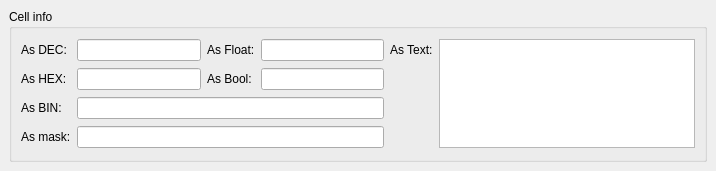
<?xml version="1.0" encoding="UTF-8"?>
<ui version="4.0">
 <class>dockWidgetCellData</class>
 <widget class="QDockWidget" name="dockWidgetCellData">
  <property name="geometry">
   <rect>
    <x>0</x>
    <y>0</y>
    <width>716</width>
    <height>171</height>
   </rect>
  </property>
  <property name="contextMenuPolicy">
   <enum>Qt::NoContextMenu</enum>
  </property>
  <property name="floating">
   <bool>false</bool>
  </property>
  <property name="features">
   <set>QDockWidget::NoDockWidgetFeatures</set>
  </property>
  <widget class="QWidget" name="dockWidgetContents">
   <layout class="QGridLayout" name="gridLayout">
    <item row="0" column="0">
     <widget class="QGroupBox" name="groupBox">
      <property name="title">
       <string>Cell info</string>
      </property>
      <property name="flat">
       <bool>false</bool>
      </property>
      <layout class="QGridLayout" name="gridLayout_2">
       <item row="0" column="0">
        <widget class="QLabel" name="label">
         <property name="text">
          <string>As DEC: </string>
         </property>
        </widget>
       </item>
       <item row="0" column="1">
        <widget class="QLineEdit" name="lineEditDec">
         <property name="acceptDrops">
          <bool>false</bool>
         </property>
         <property name="maxLength">
          <number>12</number>
         </property>
         <property name="readOnly">
          <bool>true</bool>
         </property>
        </widget>
       </item>
       <item row="1" column="0">
        <widget class="QLabel" name="label_5">
         <property name="text">
          <string>As HEX:</string>
         </property>
        </widget>
       </item>
       <item row="1" column="1">
        <widget class="QLineEdit" name="lineEditHex">
         <property name="acceptDrops">
          <bool>false</bool>
         </property>
         <property name="maxLength">
          <number>10</number>
         </property>
         <property name="readOnly">
          <bool>true</bool>
         </property>
        </widget>
       </item>
       <item row="2" column="0">
        <widget class="QLabel" name="label_6">
         <property name="text">
          <string>As BIN:</string>
         </property>
        </widget>
       </item>
       <item row="2" column="1" colspan="3">
        <widget class="QLineEdit" name="lineEditBin">
         <property name="acceptDrops">
          <bool>false</bool>
         </property>
         <property name="text">
          <string/>
         </property>
         <property name="maxLength">
          <number>34</number>
         </property>
         <property name="readOnly">
          <bool>true</bool>
         </property>
        </widget>
       </item>
       <item row="3" column="0">
        <widget class="QLabel" name="label_7">
         <property name="text">
          <string>As mask:</string>
         </property>
        </widget>
       </item>
       <item row="3" column="1" colspan="3">
        <widget class="QLineEdit" name="lineEditMask">
         <property name="sizePolicy">
          <sizepolicy hsizetype="Expanding" vsizetype="Fixed">
           <horstretch>0</horstretch>
           <verstretch>0</verstretch>
          </sizepolicy>
         </property>
         <property name="maxLength">
          <number>255</number>
         </property>
         <property name="readOnly">
          <bool>true</bool>
         </property>
        </widget>
       </item>
       <item row="0" column="2">
        <widget class="QLabel" name="label_2">
         <property name="text">
          <string>As Float:</string>
         </property>
        </widget>
       </item>
       <item row="0" column="3">
        <widget class="QLineEdit" name="lineEditFloat">
         <property name="acceptDrops">
          <bool>false</bool>
         </property>
         <property name="maxLength">
          <number>16</number>
         </property>
         <property name="readOnly">
          <bool>true</bool>
         </property>
        </widget>
       </item>
       <item row="1" column="2">
        <widget class="QLabel" name="label_4">
         <property name="text">
          <string>As Bool:</string>
         </property>
        </widget>
       </item>
       <item row="1" column="3">
        <widget class="QLineEdit" name="lineEditBool">
         <property name="acceptDrops">
          <bool>false</bool>
         </property>
         <property name="maxLength">
          <number>5</number>
         </property>
         <property name="readOnly">
          <bool>true</bool>
         </property>
        </widget>
       </item>
       <item row="0" column="4">
        <widget class="QLabel" name="label_3">
         <property name="text">
          <string>As Text:</string>
         </property>
        </widget>
       </item>
       <item row="0" column="5" rowspan="4">
        <widget class="QPlainTextEdit" name="text">
         <property name="sizePolicy">
          <sizepolicy hsizetype="Preferred" vsizetype="Preferred">
           <horstretch>0</horstretch>
           <verstretch>0</verstretch>
          </sizepolicy>
         </property>
         <property name="acceptDrops">
          <bool>false</bool>
         </property>
         <property name="readOnly">
          <bool>true</bool>
         </property>
         <property name="textInteractionFlags">
          <set>Qt::TextSelectableByKeyboard|Qt::TextSelectableByMouse</set>
         </property>
        </widget>
       </item>
      </layout>
     </widget>
    </item>
   </layout>
  </widget>
 </widget>
 <resources/>
 <connections/>
</ui>
